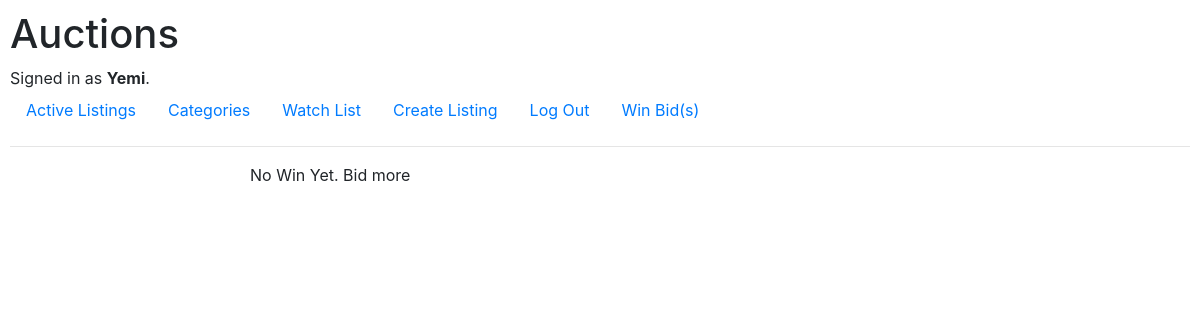
Page /won (signed in) on the earlier database version.
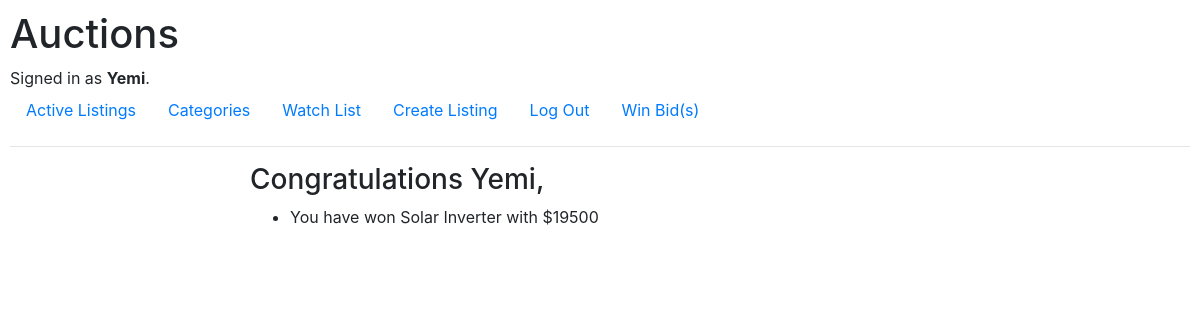
Same page on the later database version.
### auctions/models.py (models this page shows, shortened)
class User(AbstractUser):
    pass

class Winner(models.Model):
    user = models.ForeignKey(User, on_delete=models.CASCADE, related_name="bid_winner")
    message = models.CharField(max_length=150, null=True, blank=True)

### auctions/views.py (the view)
# urls.py: path("won", views.won, name="won")
def won(request):
    user = request.user
    wins = [winner.message for winner in user.bid_winner.all()[::-1]]
    return render(request, "auctions/won.html",{
        "wins":wins
    })

### auctions/templates/auctions/won.html (shortened to what this page needs)
{% extends "auctions/layout.html" %}
{% load static %}
{% block body %}
    <section class="main">
        {% if wins %}
            <h3>Congratulations {{user.username}},</h3>
        {% endif %}
        {% for win in wins %}
            <ul>
                <li>{{win}}</li>
            </ul>
        {% empty %}
            No Win Yet. Bid more
        {% endfor %}
    </section>
{% endblock %}

### auctions/templates/auctions/layout.html (shortened to what this page needs)
{% load static %}
<!DOCTYPE html>
<html lang="en">
    <head>
        <link rel="stylesheet" href="https://stackpath.bootstrapcdn.com/bootstrap/4.4.1/css/bootstrap.min.css">
        <link href="{% static 'auctions/styles.css' %}" rel="stylesheet">
    </head>
    <body>
        <h1>Auctions</h1>
        <div>
            {% if user.is_authenticated %}
                Signed in as <strong>{{ user.username }}</strong>.
            {% else %}
                Not signed in.
            {% endif %}
        </div>
        <ul class="nav">
            <li class="nav-item">
                <a class="nav-link" href="{% url 'index' %}">Active Listings</a>
            </li>
            <li class="nav-item">
                <a class="nav-link" href="{% url 'categories' %}">Categories</a>
            </li>
            {% if user.is_authenticated %}
                <li class="nav-item">
                    <a class="nav-link" href="{% url 'watch' %}">Watch List</a>
                </li>
                <li class="nav-item">
                    <a class="nav-link" href="{% url 'createList' %}">Create Listing</a>
                </li>
                <li class="nav-item">
                    <a class="nav-link" href="{% url 'logout' %}">Log Out</a>
                </li>
                <li class="nav-item">
                    <a class="nav-link" href="{% url 'won' %}">Win Bid(s)</a>
                </li>
            {% endif %}
        </ul>
        <hr>
        {% block body %}
        {% endblock %}
    </body>
</html>

### auctions/static/auctions/styles.css (style rules this page uses)
body { padding: 10px; }

### auctions/templates/auctions/won.html (style rules this page uses)
.main { width: 700px; margin: 0px auto; }

Differences in the rows shown:
changed User "Yemi": username (not shown) → "Yemi"
added Winner: wins "You have won Solar Inverter with $19500"
Other differences:
text no longer shown: "No Win Yet. Bid more"
text now shown: "Congratulations ,"
